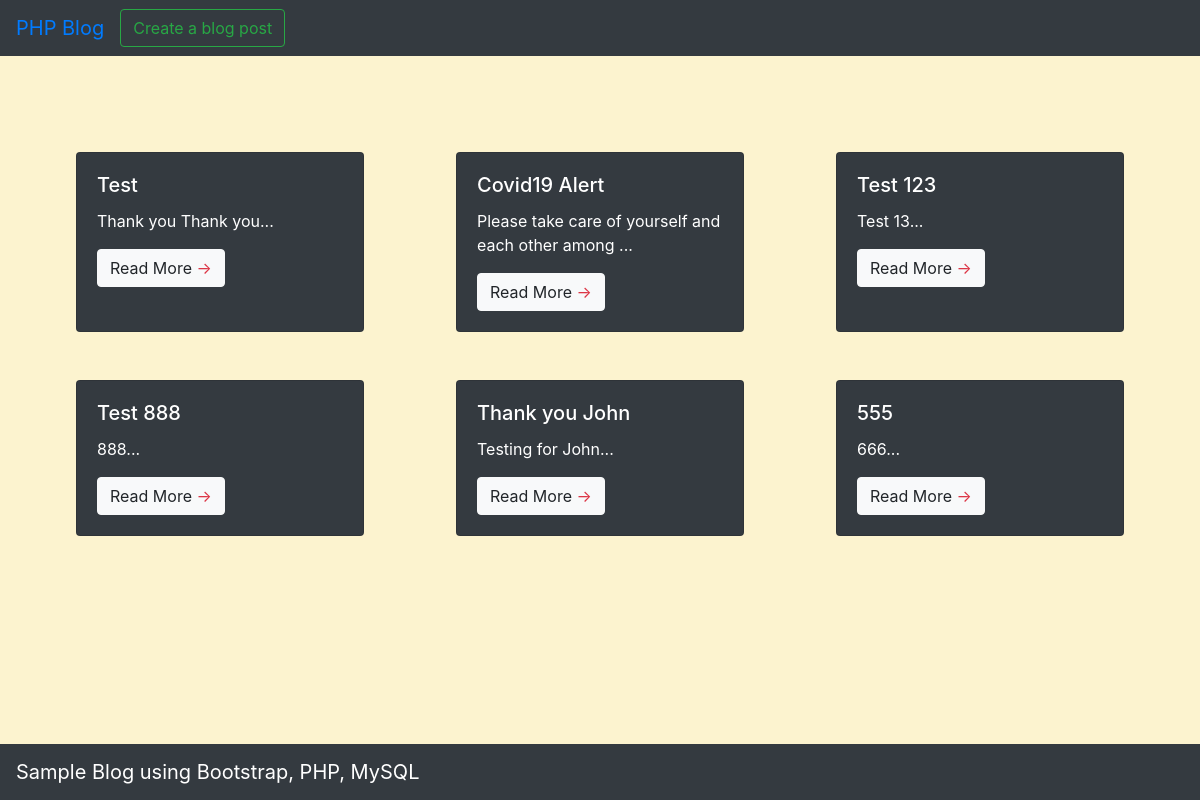
The page / on the database its author committed.
### tables this page shows
CREATE TABLE `blog_data` (
  `id` int(11) NOT NULL,
  `title` varchar(255) NOT NULL,
  `content` longtext NOT NULL,
  `date` timestamp NOT NULL DEFAULT CURRENT_TIMESTAMP ON UPDATE CURRENT_TIMESTAMP
);

### crud.php (called while the page is built, shortened)
<?php
    $servername = "localhost";
    $dbname = "mysql_study";
    $username = "root";
    $password = "root";
    $conn = mysqli_connect("$servername", "$username", "$password", "$dbname");
    $sql = "SELECT * FROM blog_data";
    $query = mysqli_query($conn, $sql);
?>

### index.php (the view, shortened to what this page needs)
<?php
    include "crud.php";
    include "header.php";
?>
<!DOCTYPE html>
<html lang="en">
<head>
</head>
<body>
    <div class="container mt-5">
        <div class="row">
            <?php foreach($query as $arrayItem){ ?>
                <div class="col-12 col-lg-4 d-flex justify-content-center">
                    <div class="card text-white bg-dark mt-5" style="width: 18rem;">
                        <div class="card-body">
                            <h5 class="card-title"><?php echo $arrayItem['title'];?></h5>
                            <p class="card-text"><?php echo substr($arrayItem['content'], 0, 50);?>...</p>
                            <a href="view.php?id=<?php echo $arrayItem['id']?>" class="btn btn-light">Read More <span class="text-danger">&rarr;</span></a>
                        </div>
                    </div>
                </div>
            <?php }?>
        </div>
    </div>
<?php include "footer.php";?>
</body>
</html>

### header.php (shortened to what this page needs)
<nav class="navbar navbar-expand-lg bg-dark">
  <a class="navbar-brand" href="https://dev.maplesyrupweb.com/php/blog/">PHP Blog</a>
  <div class="collapse navbar-collapse" id="navbarNavDropdown">
      <a href="create.php"><button class="btn btn-outline-success" type="button">Create a blog post</button></a>
  </div>
</nav>
<link rel="stylesheet" href="https://cdn.jsdelivr.net/npm/bootstrap@4.5.3/dist/css/bootstrap.min.css">
<link rel="stylesheet" href="style.css">

### footer.php (shortened to what this page needs)
<nav class="navbar fixed-bottom navbar-dark bg-dark">
    <a class="navbar-brand" href="#">Sample Blog using Bootstrap, PHP, MySQL</a>
  </nav>

### style.css (style rules this page uses)
body { background-color: #fcf3cf }

### rows shown on the page
blog_data: title "Test", content "Thank you Thank you"
blog_data: title "Covid19 Alert", content "Please take care of yourself and each other among"
blog_data: title "Test 123", content "Test 13"
blog_data: title "Test 888", content "888"
blog_data: title "Thank you John", content "Testing for John"
blog_data: title "555", content "666"
